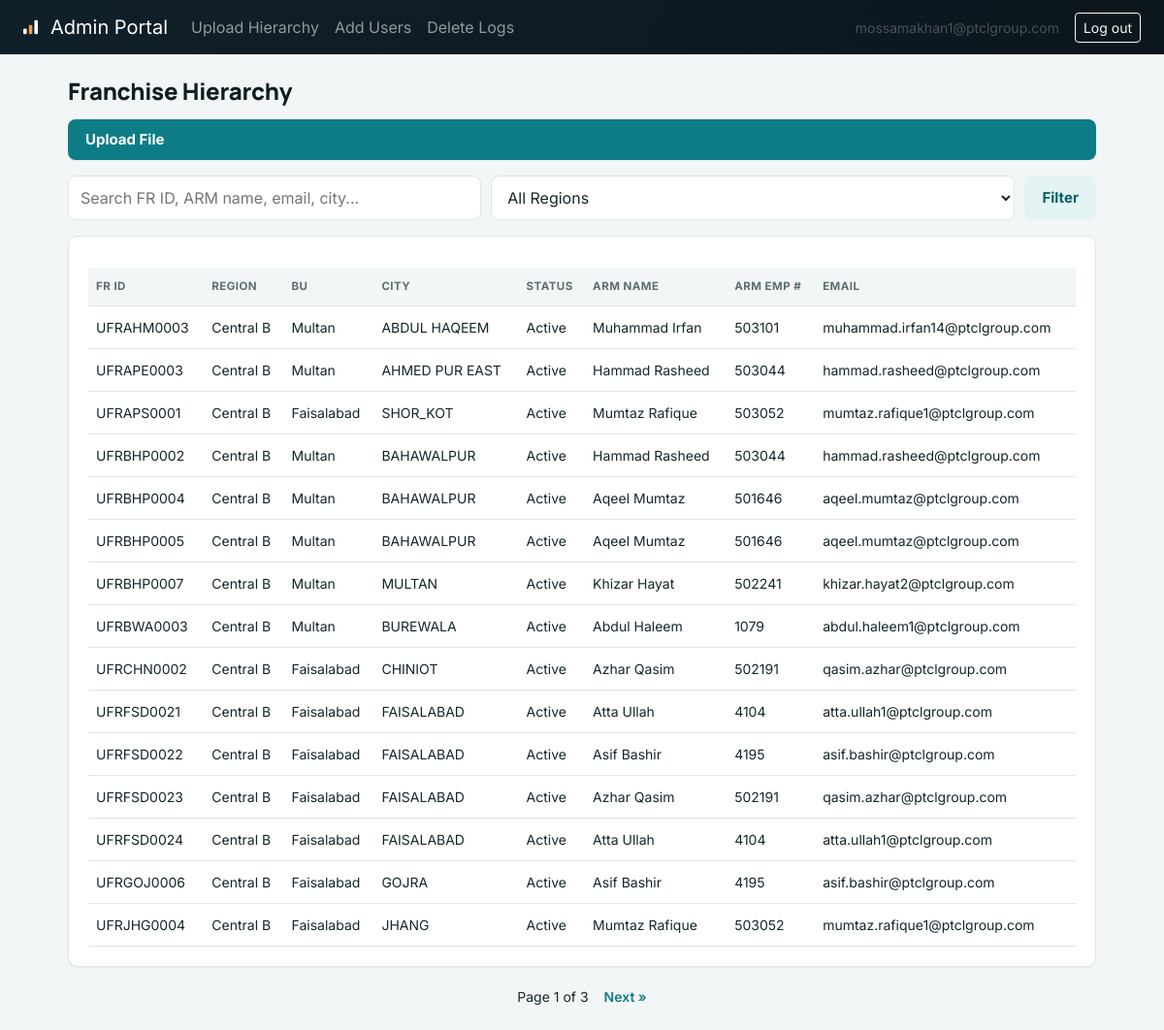
The app's page /admin-portal/hierarchy/records/ (signed in) with its own data.
### hierarchy/models.py (models this page shows, shortened)
class FranchiseRecord(models.Model):
    fr_id = models.CharField(max_length=50, unique=True, verbose_name="FR ID")
    region = models.CharField(max_length=100, blank=True, db_index=True)
    bu = models.CharField(max_length=100, blank=True, verbose_name="BU", db_index=True)
    fr_status = models.CharField(max_length=50, blank=True, verbose_name="FR Status")
    fr_city = models.CharField(max_length=100, blank=True, verbose_name="FR City", db_index=True)
    fr_address = models.CharField(max_length=255, blank=True, verbose_name="FR Address")
    arm_name = models.CharField(max_length=150, blank=True, verbose_name="ARM Name", db_index=True)
    arm_emp_no = models.CharField(max_length=50, blank=True, verbose_name="ARM Emp #")
    email = models.EmailField(db_index=True)
    user = models.ForeignKey(
        settings.AUTH_USER_MODEL,
        on_delete=models.SET_NULL,
        null=True,
        blank=True,
        related_name='franchise_records',
    )
    uploaded_at = models.DateTimeField(auto_now_add=True)
    updated_at = models.DateTimeField(auto_now=True)
    class Meta:
        ordering = ['region', 'fr_id']

### hierarchy/views.py (the view, shortened to what this page needs)
# urls.py: path('hierarchy/records/', views.hierarchy_list, name='hierarchy_list'),
@staff_required
def hierarchy_list(request):
    records = FranchiseRecord.objects.select_related('user')
    query = request.GET.get('q', '').strip()
    region_filter = request.GET.get('region', '')
    if region_filter:
        records = records.filter(region=region_filter)
    regions = FranchiseRecord.objects.exclude(region='').values_list('region', flat=True).distinct().order_by('region')
    paginator = Paginator(records, 15)
    page_obj = paginator.get_page(request.GET.get('page'))
    context = {
        'page_obj': page_obj,
        'query': query,
        'region_filter': region_filter,
        'regions': regions,
    }
    return render(request, 'hierarchy/list.html', context)

### hierarchy/templates/hierarchy/list.html (shortened to what this page needs)
{% extends 'admin_portal/base.html' %}
{% block content %}
<div class="page-header">
    <h1>Franchise Hierarchy</h1>
    <a href="{% url 'hierarchy_upload' %}" class="btn-primary">Upload File</a>
</div>
<form method="get" class="filter-bar">
    <input type="text" name="q" value="{{ query }}" placeholder="Search FR ID, ARM name, email, city...">
    <select name="region">
        <option value="">All Regions</option>
    </select>
    <button type="submit" class="btn-secondary">Filter</button>
</form>
<div class="panel">
    <div class="table-responsive">
<table class="data-table">
        <thead>
            <tr>
                <th>FR ID</th>
                <th>Region</th>
                <th>BU</th>
                <th>City</th>
                <th>Status</th>
                <th>ARM Name</th>
                <th>ARM Emp #</th>
                <th>Email</th>
            </tr>
        </thead>
        <tbody>
            {% for record in page_obj %}
            <tr>
                <td>{{ record.fr_id }}</td>
                <td>{{ record.region }}</td>
                <td>{{ record.bu }}</td>
                <td>{{ record.fr_city }}</td>
                <td>{{ record.fr_status }}</td>
                <td>{{ record.arm_name }}</td>
                <td>{{ record.arm_emp_no }}</td>
                <td>{{ record.email }}</td>
            </tr>
            {% empty %}
            <tr><td colspan="8">No hierarchy data uploaded yet. <a href="{% url 'hierarchy_upload' %}">Upload a file</a>.</td></tr>
            {% endfor %}
        </tbody>
    </table>
</div>
</div>
{% if page_obj.has_other_pages %}
<div class="pagination">
    <span>Page {{ page_obj.number }} of {{ page_obj.paginator.num_pages }}</span>
    {% if page_obj.has_next %}
        <a href="?page={{ page_obj.next_page_number }}&q={{ query }}&region={{ region_filter }}">Next &raquo;</a>
    {% endif %}
</div>
{% endif %}
{% endblock %}

### admin_portal/templates/admin_portal/base.html (shortened to what this page needs)
<!DOCTYPE html>
<html lang="en">
<head>
    <link rel="stylesheet" href="https://cdn.jsdelivr.net/npm/bootstrap@5.3.3/dist/css/bootstrap.min.css">
    <link rel="stylesheet" href="https://cdn.jsdelivr.net/npm/bootstrap-icons@1.11.3/font/bootstrap-icons.css">
    <link rel="stylesheet" href="/static/css/style.css">
</head>
<body class="admin-body">
{% if user.is_authenticated %}
<nav class="navbar navbar-expand-lg navbar-dark admin-navbar">
    <div class="container-fluid px-3 px-lg-4">
        <a class="navbar-brand d-flex align-items-center gap-2" href="{% url 'hierarchy_upload' %}">
            <svg class="brand-mark" viewBox="0 0 28 20" xmlns="http://www.w3.org/2000/svg" aria-hidden="true">
                <rect x="0" y="12" width="5" height="8" rx="1.5"/>
                <rect x="8" y="7" width="5" height="13" rx="1.5"/>
                <rect x="16" y="0" width="5" height="20" rx="1.5"/>
            </svg>
            Admin Portal
        </a>
        <div class="collapse navbar-collapse" id="adminNav">
            <ul class="navbar-nav me-auto mb-2 mb-lg-0">
                <li class="nav-item"><a class="nav-link" href="{% url 'hierarchy_upload' %}">Upload Hierarchy</a></li>
                <li class="nav-item"><a class="nav-link" href="{% url 'manage_users' %}">Add Users</a></li>
                <li class="nav-item"><a class="nav-link" href="{% url 'visit_log_list' %}">Delete Logs</a></li>
            </ul>
            <div class="d-flex align-items-center gap-3 text-light-emphasis">
                <span class="small">{{ user.email }}</span>
                <form method="post" action="{% url 'admin_logout' %}" class="mb-0">
                    <button type="submit" class="btn btn-sm btn-outline-light">Log out</button>
                </form>
            </div>
        </div>
    </div>
</nav>
{% endif %}
<main class="container py-4">
    {% block content %}{% endblock %}
</main>
</body>
</html>

### static/css/style.css (style rules this page uses)
:root { --ink: #0F1E22; --primary: #0E7C86; --primary-dark: #095F67; --primary-tint: #E4F3F3; --accent: #F2994A; --accent-tint: #FDEEDD; --danger: #D8483F; --danger-tint: #FBEAE8; --success: #1F8A57; --success-tint: #E7F6ED; --bg: #F3F6F6; --card-bg: #FFFFFF; --text: #16262A; --muted: #5C6E72; --border: #DEE6E6; --radius: 10px; --shadow-sm: 0 1px 2px rgba(15, 30, 34, 0.06); --shadow-md: 0 8px 24px rgba(15, 30, 34, 0.08); }
* { box-sizing: border-box; }
html { -webkit-text-size-adjust: 100%; }
body { margin: 0; font-family: 'Inter', 'Segoe UI', Roboto, Arial, sans-serif; background: var(--bg); color: var(--text); overflow-x: hidden; line-height: 1.5; }
h1, h2, h3 { font-family: 'Manrope', 'Inter', sans-serif; color: var(--ink); letter-spacing: -0.01em; }
h1 { font-size: 24px; font-weight: 800; margin: 0 0 4px; }
a { color: var(--primary); }
.container { max-width: 1100px; margin: 0 auto; padding: 28px 20px 60px; }
.brand-mark { width: 20px; height: 16px; fill: #fff; flex-shrink: 0; }
.admin-navbar { background: linear-gradient(120deg, #10202A 0%, #0B161C 100%); }
.admin-body { background: var(--bg); }
.btn-primary, .btn-secondary, .btn-danger { display: inline-block; padding: 11px 18px; border-radius: 8px; font-weight: 700; text-decoration: none; border: none; cursor: pointer; font-size: 15px; min-height: 42px; line-height: 20px; font-family: inherit; transition: transform 0.1s ease, box-shadow 0.15s ease, background-color 0.15s ease; }
.btn-primary { background: var(--primary); color: #fff; width: 100%; box-shadow: var(--shadow-sm); }
.btn-secondary { background: var(--primary-tint); color: var(--primary-dark); }
.panel { background: var(--card-bg); border: 1px solid var(--border); border-radius: var(--radius); padding: 20px; margin-bottom: 20px; box-shadow: var(--shadow-sm); }
.table-responsive { overflow-x: auto; -webkit-overflow-scrolling: touch; margin: 0 -4px; padding: 0 4px; }
.data-table { width: 100%; min-width: 560px; border-collapse: collapse; margin-top: 12px; }
.data-table th, .data-table td { text-align: left; padding: 11px 8px; border-bottom: 1px solid var(--border); font-size: 14px; white-space: nowrap; }
.data-table th { color: var(--muted); font-weight: 700; font-size: 11.5px; text-transform: uppercase; letter-spacing: 0.04em; background: var(--bg); }
.page-header { display: flex; justify-content: space-between; align-items: center; flex-wrap: wrap; gap: 10px; margin-bottom: 16px; }
.filter-bar { display: flex; gap: 10px; margin-bottom: 16px; flex-wrap: wrap; }
.filter-bar input, .filter-bar select { padding: 10px 12px; border: 1px solid var(--border); border-radius: 8px; font-size: 16px; font-family: inherit; background: #fff; color: var(--text); }
.filter-bar input { flex: 1; min-width: 160px; }
.filter-bar select { flex: 1 1 140px; min-width: 0; }
.filter-bar button, .filter-bar a.btn-secondary { flex: 0 0 auto; }
.pagination { display: flex; gap: 16px; align-items: center; justify-content: center; margin-top: 16px; font-size: 14px; flex-wrap: wrap; text-align: center; }
.pagination a { color: var(--primary); text-decoration: none; font-weight: 600; }

### records on screen
FranchiseRecord: fr_id "UFRAHM0003", region "Central B", bu "Multan", fr_city "ABDUL HAQEEM", fr_status "Active", arm_name "Muhammad Irfan", arm_emp_no "503101", email "muhammad.irfan14@ptclgroup.com"
FranchiseRecord: fr_id "UFRAPE0003", region "Central B", bu "Multan", fr_city "AHMED PUR EAST", fr_status "Active", arm_name "Hammad Rasheed", arm_emp_no "503044", email "hammad.rasheed@ptclgroup.com"
FranchiseRecord: fr_id "UFRAPS0001", region "Central B", bu "Faisalabad", fr_city "SHOR_KOT", fr_status "Active", arm_name "Mumtaz Rafique", arm_emp_no "503052", email "mumtaz.rafique1@ptclgroup.com"
FranchiseRecord: fr_id "UFRBHP0002", region "Central B", bu "Multan", fr_city "BAHAWALPUR", fr_status "Active", arm_name "Hammad Rasheed", arm_emp_no "503044", email "hammad.rasheed@ptclgroup.com"
FranchiseRecord: fr_id "UFRBHP0004", region "Central B", bu "Multan", fr_city "BAHAWALPUR", fr_status "Active", arm_name "Aqeel Mumtaz", arm_emp_no "501646", email "aqeel.mumtaz@ptclgroup.com"
FranchiseRecord: fr_id "UFRBHP0005", region "Central B", bu "Multan", fr_city "BAHAWALPUR", fr_status "Active", arm_name "Aqeel Mumtaz", arm_emp_no "501646", email "aqeel.mumtaz@ptclgroup.com"
FranchiseRecord: fr_id "UFRBHP0007", region "Central B", bu "Multan", fr_city "MULTAN", fr_status "Active", arm_name "Khizar Hayat", arm_emp_no "502241", email "khizar.hayat2@ptclgroup.com"
FranchiseRecord: fr_id "UFRBWA0003", region "Central B", bu "Multan", fr_city "BUREWALA", fr_status "Active", arm_name "Abdul Haleem", arm_emp_no "1079", email "abdul.haleem1@ptclgroup.com"
FranchiseRecord: fr_id "UFRCHN0002", region "Central B", bu "Faisalabad", fr_city "CHINIOT", fr_status "Active", arm_name "Azhar Qasim", arm_emp_no "502191", email "qasim.azhar@ptclgroup.com"
FranchiseRecord: fr_id "UFRFSD0021", region "Central B", bu "Faisalabad", fr_city "FAISALABAD", fr_status "Active", arm_name "Atta Ullah", arm_emp_no "4104", email "atta.ullah1@ptclgroup.com"
FranchiseRecord: fr_id "UFRFSD0022", region "Central B", bu "Faisalabad", fr_city "FAISALABAD", fr_status "Active", arm_name "Asif Bashir", arm_emp_no "4195", email "asif.bashir@ptclgroup.com"
FranchiseRecord: fr_id "UFRFSD0023", region "Central B", bu "Faisalabad", fr_city "FAISALABAD", fr_status "Active", arm_name "Azhar Qasim", arm_emp_no "502191", email "qasim.azhar@ptclgroup.com"
FranchiseRecord: fr_id "UFRFSD0024", region "Central B", bu "Faisalabad", fr_city "FAISALABAD", fr_status "Active", arm_name "Atta Ullah", arm_emp_no "4104", email "atta.ullah1@ptclgroup.com"
FranchiseRecord: fr_id "UFRGOJ0006", region "Central B", bu "Faisalabad", fr_city "GOJRA", fr_status "Active", arm_name "Asif Bashir", arm_emp_no "4195", email "asif.bashir@ptclgroup.com"
FranchiseRecord: fr_id "UFRJHG0004", region "Central B", bu "Faisalabad", fr_city "JHANG", fr_status "Active", arm_name "Mumtaz Rafique", arm_emp_no "503052", email "mumtaz.rafique1@ptclgroup.com"

### other values on screen
{{ user.email }} "mossamakhan1@ptclgroup.com"
{{ page_obj.number }} "1"
{{ page_obj.paginator.num_pages }} "3"
